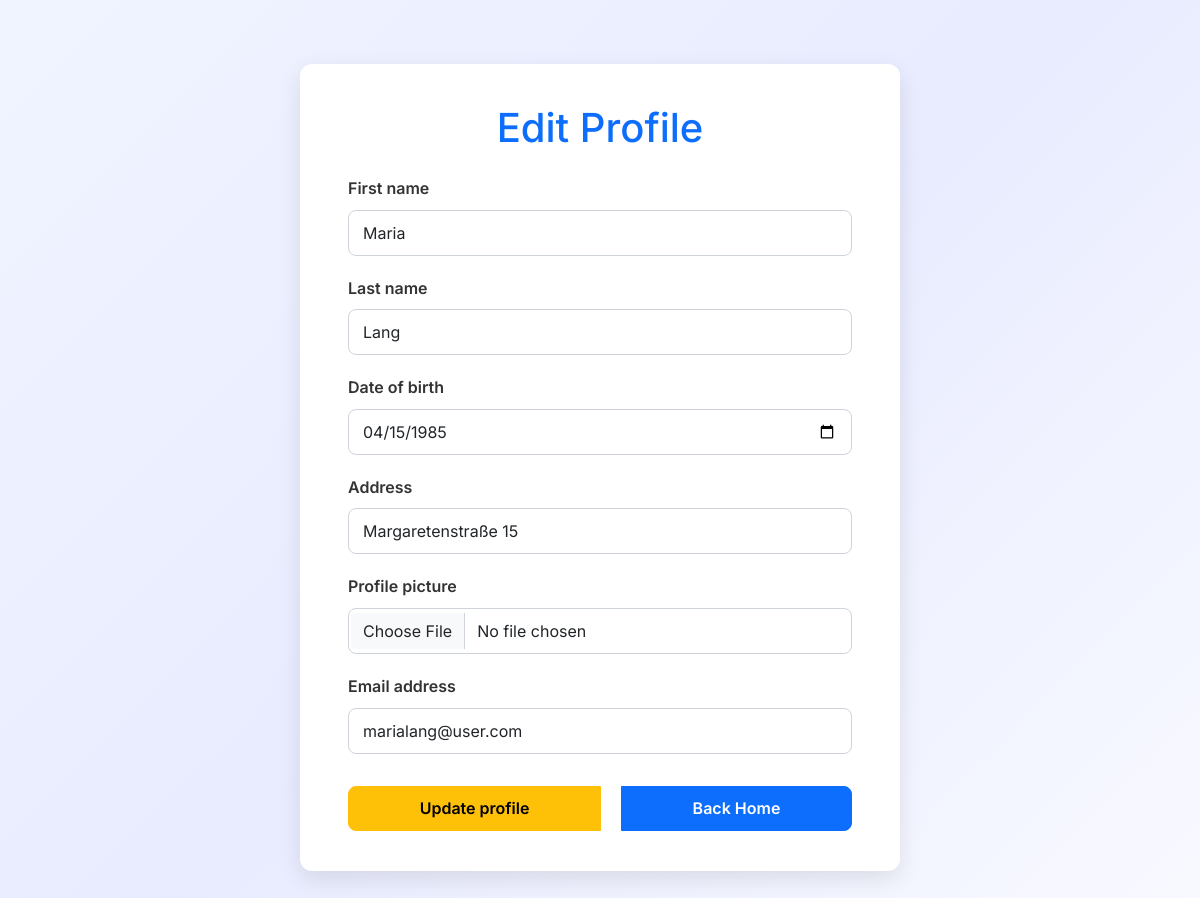
/update.php?id=3 (signed in), run on an earlier commit of the app's database.
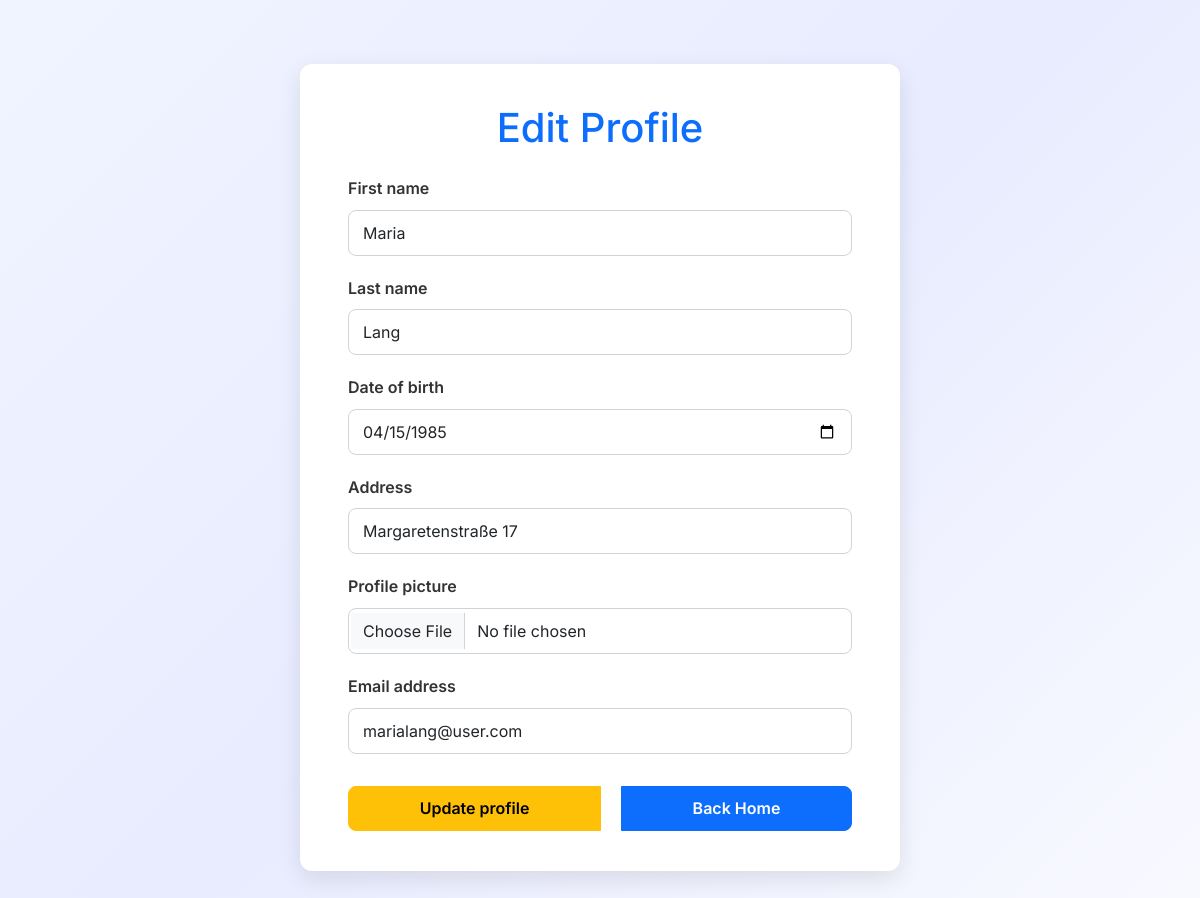
And on a later commit of the database.
### tables this page shows
CREATE TABLE `user` (
  `id` int(11) NOT NULL,
  `fname` varchar(100) NOT NULL,
  `lname` varchar(120) NOT NULL,
  `email` varchar(150) NOT NULL,
  `date_of_birth` date NOT NULL,
  `address` varchar(150) NOT NULL,
  `picture` varchar(255) NOT NULL,
  `password` varchar(255) NOT NULL,
  `status` enum('user','admin') DEFAULT 'user'
);

### update.php (the view, shortened to what this page needs)
<?php
require_once "db_connect.php";
$id = $_GET["id"];
$sql = "SELECT * FROM `user` WHERE id =$id";
$result = mysqli_query($connect, $sql);
$row = mysqli_fetch_assoc($result);
$backBtn = "home.php";
?>
<!DOCTYPE html>
<html lang="en">
<head>
    <link href="https://cdn.jsdelivr.net/npm/bootstrap@5.3.0/dist/css/bootstrap.min.css" rel="stylesheet"
>
    <link rel="stylesheet" href="css/styles.css">
</head>
<body>
    <div class="form-card">
        <h1 class="text-center text-primary mb-4">Edit Profile</h1>
        <form method="post" autocomplete="off" enctype="multipart/form-data">
            <div class="mb-3 mt-3">
                <label for="fname" class="form-label">First name</label>
                <input type="text" class="form-control" id="fname" name="fname" value="<?= $row["fname"] ?>">
            </div>
            <div class="mb-3">
                <label for="lname" class="form-label">Last name</label>
                <input type="text" class="form-control" id="lname" name="lname" value="<?= $row["lname"] ?>">
            </div>
            <div class="mb-3">
                <label for="date" class="form-label">Date of birth</label>
                <input type="date" class="form-control" id="date" name="date_of_birth" value="<?= $row["date_of_birth"] ?>">
            </div>
            <div class="mb-3">
                <label for="address" class="form-label">Address</label>
                <input type="text" class="form-control" id="address" name="address" value="<?= $row["address"] ?>">
            </div>
            <div class="mb-3">
                <label for="picture" class="form-label">Profile picture</label>
                <input type="file" class="form-control" id="picture" name="picture">
            </div>
            <div class="mb-3">
                <label for="email" class="form-label">Email address</label>
                <input type="email" class="form-control" id="email" name="email" value="<?= $row["email"] ?>">
            </div>
            <div class="btn-group">
                <button name="update" type="submit" class="btn btn-warning">Update profile</button>
                <a href="<?= $backBtn ?>" class="btn btn-primary">Back Home</a>
            </div>
        </form>
    </div>
</body>
</html>

What changed in the data, as far as the page shows it:
changed user "Maria": address "Margaretenstraße 15" → "Margaretenstraße 17"
